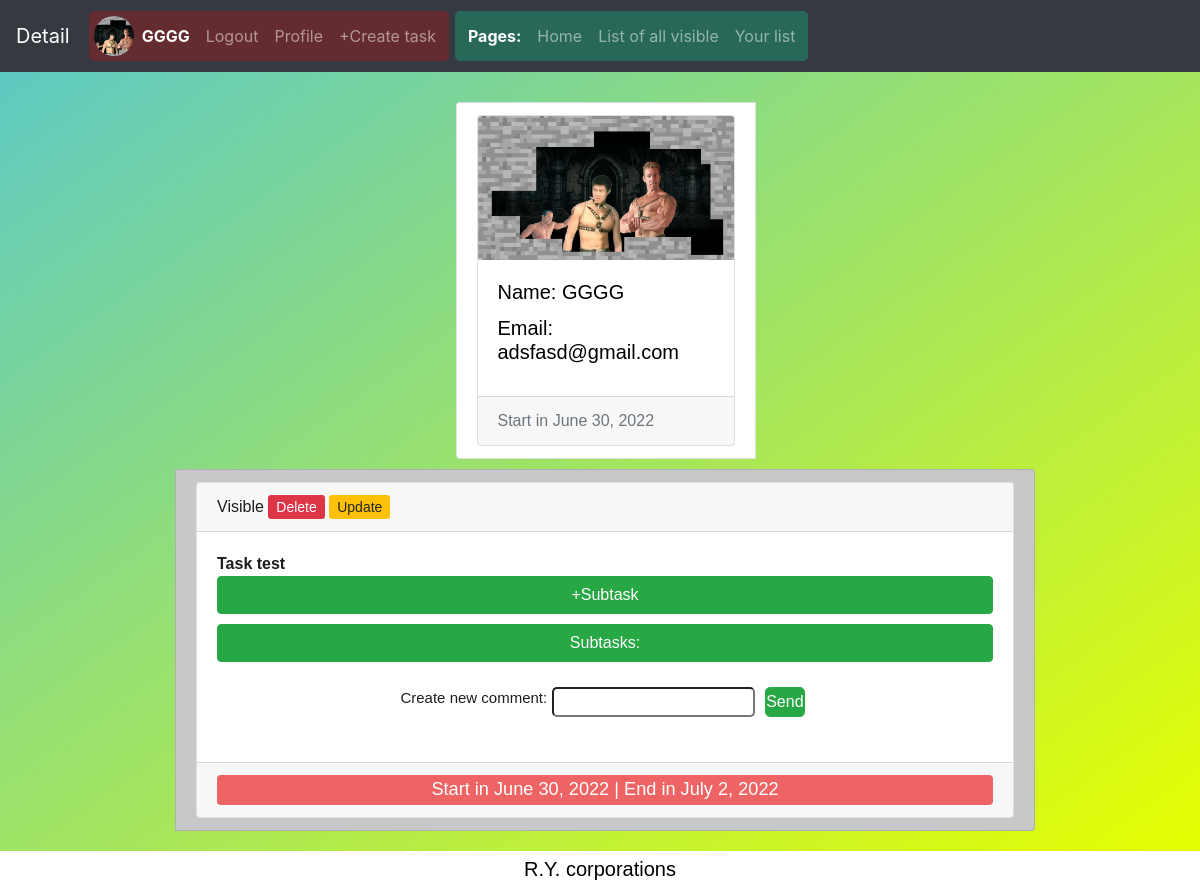
Before: /task/detail/MQMjU/ (signed in) with the older database file.
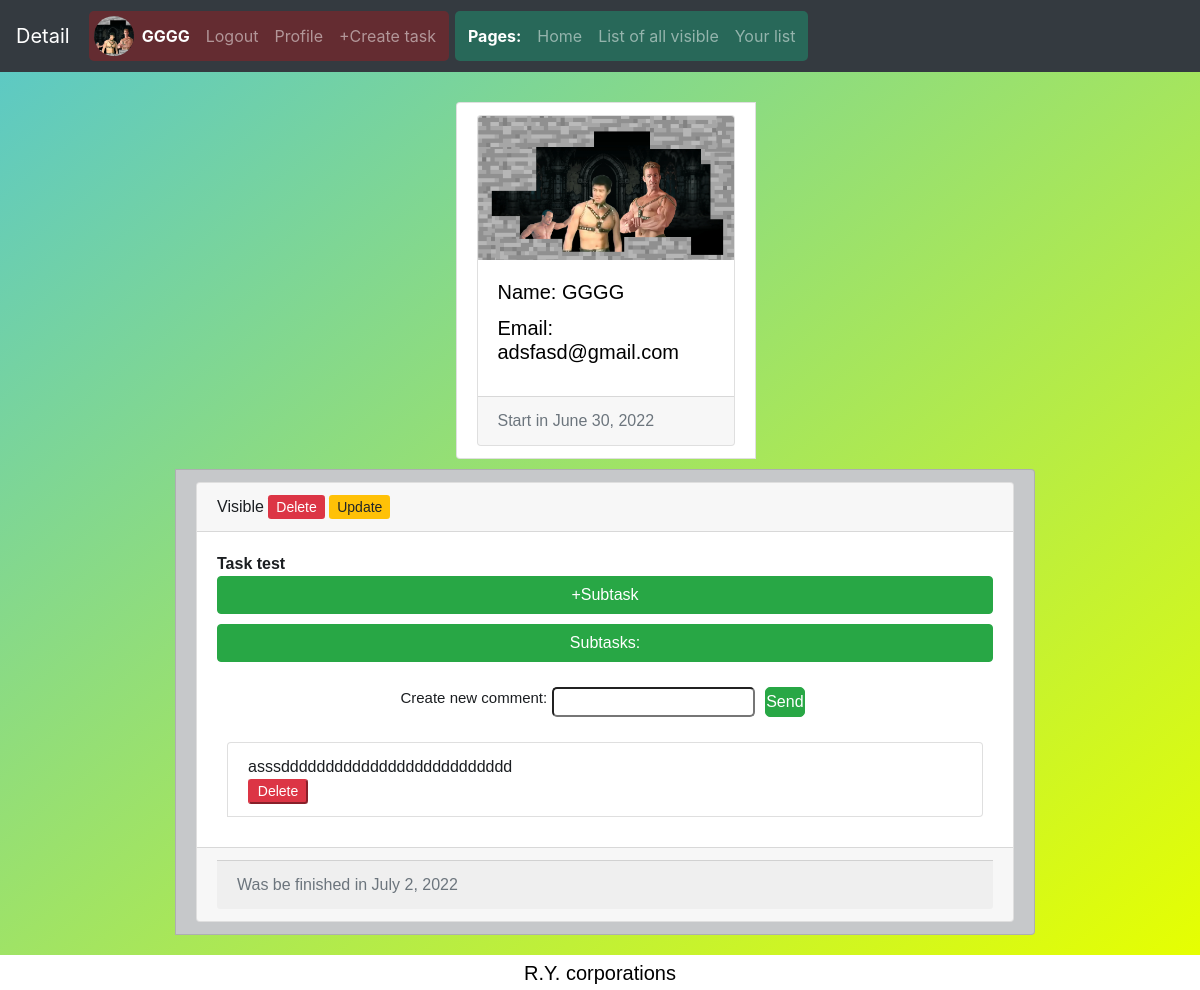
After: the same page with the newer database file.
### users/models.py (models this page shows, shortened)
class CustomUser(AbstractUser):
    email_active = models.BooleanField(default=False, verbose_name='User is active')
    image = models.ImageField(upload_to='media', verbose_name='Image')
    email = models.EmailField(unique=True)

### tasks/models.py (models this page shows, shortened)
class Task(models.Model):
    slug = models.TextField(unique=True, null=True, blank=True)
    author = models.ForeignKey(get_user_model(), on_delete=models.CASCADE)
    date_start = models.DateField(default=datetime.date.today())
    date_end = models.DateField(default=datetime.date.today())
    text = models.CharField(max_length=200)
    finished = models.BooleanField(default=False)
    visible = models.BooleanField(default=False)
    def get_progress(self):
        return (datetime.date.today() - self.date_start) / (self.date_end - self.date_start) * 100

class Comment(models.Model):
    author = models.ForeignKey(get_user_model(), on_delete=models.CASCADE)
    task = models.ForeignKey(Task, on_delete=models.CASCADE)
    text = models.TextField()

### tasks/views.py (the view)
# urls.py: path('task/detail/<slug:slug>/', TaskDetailView.as_view(), name='task_detail'),
class TaskDetailView(AuthFormsMixin, DetailView):
    model = Task
    template_name = 'tasks/task_detail.html'
    context_object_name = 'task_detail'
    extra_context = {'title': 'Detail'}
    def get_context_data(self, **kwargs):
        context = super().get_context_data(**kwargs)
        context['subtask_form'] = SubTaskForm()
        context['comment_form'] = CommentForm()
        return context
    def get(self, request, *args, **kwargs):
        if not self.get_object().visible and self.get_object().author != request.user:
            return redirect('list')
        return super().get(request, *args, **kwargs)

### users/forms.py
class CustomUserCreateForm(UserCreationForm):
    username = forms.CharField(max_length=100, label='Account name')
    first_name = forms.CharField(max_length=20, label='Name')
    password1 = forms.CharField(widget = forms.TextInput(attrs={'type':'password'}), label = "Password")
    password2 = forms.CharField(widget = forms.TextInput(attrs={'type':'password'}), label = "Password again")
    class Meta(UserCreationForm):
        model = get_user_model()
        fields = ('username', 'first_name', 'email', 'image')

### tasks/forms.py
class SubTaskForm(forms.ModelForm):
    text = forms.CharField(max_length=30, label='Create new subtask')
    class Meta:
        model = SubTask
        fields = ['text',]

### tasks/views.py (called while the page is built)
    def get_context_data(self, **kwargs):
        context = super().get_context_data(**kwargs)
        context['signup'] = CustomUserCreateForm()
        context['login'] = AuthenticationForm()
        return context

### templates/tasks/task_detail.html (shortened to what this page needs)
{% extends 'base.html' %}
{% load static %}
{% load crispy_forms_tags %}
{% block links %}
    <link href="{% static 'css/tasks/task.css'%}" rel="stylesheet">
    <link href="{% static 'css/tasks/subtask.css'%}" rel="stylesheet">
    <link href="{% static 'css/tasks/task_detail.css'%}" rel="stylesheet">
{% endblock links %}
{% block content %}
    <ul class="list-group list-group-horizontal">
        <li class="list-group-item author">
            <div class="card">
                <img src={{task_detail.author.image.url}} class="card-img-top" alt="card-group-image">
                <div class="card-body">
                    <h5 class="card-title">Name: {{task_detail.author.first_name}}</h5>
                    <h5 class="card-title">Email: {{task_detail.author.email}}</h5>
                </div>
                <div class="card-footer text-muted">
                    Start in {{task_detail.date_start}}
                </div>
            </div>
        </li>
        {% if task_detail.author == user %}
            {% include 'tasks/task.html' with task=task_detail profile=True detail=True%}
        {% else %}
            {% include 'tasks/task.html' with task=task_detail profile=False detail=True%}
        {% endif %}
    </ul>
{% endblock content %}

### templates/base.html (shortened to what this page needs)
<!DOCTYPE html>
{% load static %}
{% load crispy_forms_tags %}
<html>
    <head>
        <link rel="stylesheet" href="https://cdn.jsdelivr.net/npm/bootstrap@4.3.1/dist/css/bootstrap.min.css">
        <link href="{% static 'css/base.css'%}" rel="stylesheet">
        {% block links %}{% endblock links %}
    </head>
    <body>
        <header>
            <nav class="navbar navbar-expand-lg navbar-dark bg-dark fixed-top">
                <span class="navbar-brand">{{title}}</span>
                <div class="collapse navbar-collapse" id="navbarSupportedContent">
                    <ul class="navbar-nav mr-auto">
                        <li class="nav-item user_links">
                            <ul class="navbar-nav mr-auto">
                                {% if user.is_authenticated %}
                                    <li class="nav-item">
                                        <img src = {{user.image.url}} alt = "Image" class="user_image">
                                    </li>
                                    <li class="nav-item">
                                        <span class="nav-link active"><b>{{user.first_name}}</b></span>
                                    </li>
                                    <li class="nav-item">
                                        <a class="nav-link" href="{% url 'logout' %}">Logout</a>
                                    </li>
                                    <li class="nav-item">
                                        <a class="nav-link" href="{% url 'user_detail' user.pk %}">Profile</a>
                                    </li>
                                    <li class="nav-item">
                                        <a class="nav-link" href="{% url 'task_create' %}">+Create task</a>
                                    </li>
                                {% endif %}
                            </ul>
                        </li>
                        <li class="nav-item page_links">
                            <ul class="navbar-nav mr-auto">
                                <span class="nav-link active"><b>Pages:</b></span>
                                <li class="nav-item">
                                    <a class="nav-link" href="{% url 'home' %}">Home</a>
                                </li>
                                <li class="nav-item">
                                    <a class="nav-link" href="{% url 'list' %}">List of all visible</a>
                                </li>
                                {% if user.is_authenticated %}
                                    <li class="nav-item">
                                        <a class="nav-link" href="{% url 'profile_list' user.pk %}">Your list</a>
                                    </li>
                                {% endif %}
                            </ul>
                        </li>
                    </ul>
                </div>
            </nav>
        </header>
        <div class="content">
            {% block content %}{% endblock content %}
        </div>
        <div class="footer">R.Y. corporations</div>
    </body>
</html>

### templates/tasks/task.html (shortened to what this page needs)
{% load static %}
{% load crispy_forms_tags %}
<li class="list-group-item list-group-item-dark">
    <div class="card">
        <div class="card-header">
            {% if profile %}
                {% if task.visible %}
                    Visible
                {% else %}
                    Not visible
                {% endif %}
                <a href="{% url 'task_delete' task.slug %}" class="btn-sm btn-danger">Delete</a>
                <a href="{% url 'task_update' task.slug %}" class="btn-sm btn-warning">Update</a>
            {% else %}
                {{task.author.first_name}}
            {% endif %}
        </div>
        <div class="card-body">
            <b>{{task.text}}</b>
            {% if profile %}
                <br/><button class="btn btn-success btn_sub_create form_button">+Subtask</button>
            {% endif %}
                    <button class="btn btn-success sub_list_but form_button">Subtasks:</button>
            {% if detail %}
                <form action="{% url 'comment_create' task.slug %}" method="post" class="comment_form">
                    {{comment_form}}
                    <input type="submit" value="Send" class="btn btn-success">
                </form>
                <ul class="list-group subtasks comments-{{task.slug}}">
                    {% for comment in task.comment_set.all %}
                        <li class="list-group-item comment-{{comment.pk}} good-list">
                            {% include 'tasks/comment.html' with comment=comment%}
                        </li>
                    {% endfor %}
                </ul>
            {% endif %}
        </div>
        <div class="card-footer text-muted">
            {% if task.finished %}
                <div class="card-footer text-muted">
                    Was be finished in {{task.date_end}}
                </div>
            {% else %}
                <div class="progress">
                    <div class="progress-bar" role="progressbar" style="width: {{task.get_progress}}%" aria-valuenow="{{task.get_progress}}" aria-valuemin="0" aria-valuemax="100">
                        Start in {{task.date_start}} | End in {{task.date_end}}
                    </div>
                </div>
            {% endif %}
        </div>
    </div>
</li>

### templates/tasks/subtask.html (shortened to what this page needs)
{% load static %}

### templates/tasks/comment.html (shortened to what this page needs)
{{comment.text}}
{% if comment.author == user %}
    <form action="{% url 'comment_delete' comment.pk %}" method="get" class="comment_delete_form">
        <input class="btn-sm btn-danger subtask_input" type="submit" value="Delete">
    </form>
{% endif %}

### static/css/base.css (style rules this page uses)
* { margin: 0; padding: 0; }
.content { padding-top: 72px; min-height: calc(100vh - 35px); }
.footer { height: 35px; width: 100%; background-color: white; display: flex; align-items: center; justify-content: center; font-size: 20px; font-family: sans-serif; color: black; }
.user_image { width: 40px; height: 40px; object-fit: cover; border-radius: 50%; }
.user_links { background-color: rgba(255, 0, 0, 0.234); padding: 5px; border-radius: 5px; margin: 3px; }
.page_links { background-color: rgba(0, 255, 170, 0.234); padding: 5px; border-radius: 5px; margin: 3px; }
.form_button { width: 100%; }

### static/css/tasks/task.css (style rules this page uses)
.sub_list_but { margin-top: 10px; }
.comment_form { font-size: 15px; display: flex; flex-wrap: wrap; align-items: center; justify-content: center; }
.comment_form input { height: 30px; border-radius: 5px; padding: 0; margin: 5px; }

### static/css/tasks/subtask.css (style rules this page uses)
.subtasks { margin: 10px; margin-left: 0; }
.subtask_input { width: 60px; padding: 0; }

### static/css/tasks/task_detail.css (style rules this page uses)
.card-img-top { max-width: 300px; }
.content { display: flex; flex-direction: column; align-items: center; justify-content: center; font-family: sans-serif; color: white; background: linear-gradient(to right bottom, rgb(88, 199, 203), rgb(230, 255, 1)); }
.list-group-horizontal { margin: 20px; width: calc(100% - 100px); display: flex; flex-direction: column; align-items: center; justify-content: center; }
.list-group-item { margin: 10px; min-width: 300px; }
.good-list { min-width: auto; }
.author { width: calc(20% - 20px); color: black; }
.list-group-item-dark { width: calc(80% - 20px); }

Changed rows visible on the page:
changed Task "Task test": finished False → True (drawn); date_start "June 30, 2022" → (not shown)
added Comment: text "asssdddddddddddddddddddddddddd"
Other visible differences:
text no longer shown: "Start in | End in"
text now shown: "Was be finished in"
